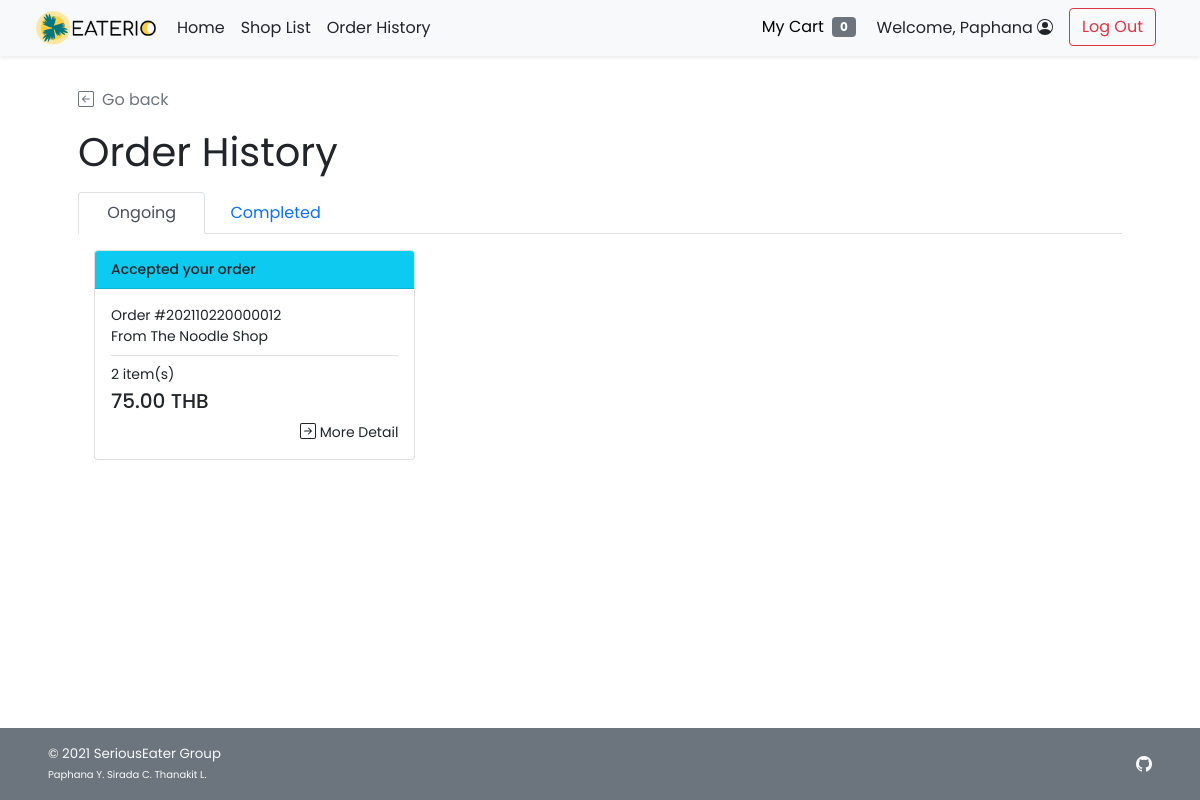
/cust_order_history.php (signed in), run on the app's committed database.
### tables this page shows
CREATE TABLE `order_header` (
  `orh_id` int(11) NOT NULL,
  `orh_refcode` varchar(15) NOT NULL,
  `c_id` int(11) NOT NULL,
  `s_id` int(11) NOT NULL,
  `p_id` int(11) NOT NULL,
  `orh_ordertime` timestamp NOT NULL DEFAULT current_timestamp(),
  `orh_pickuptime` datetime NOT NULL,
  `orh_orderstatus` varchar(10) NOT NULL,
  `orh_finishedtime` datetime DEFAULT NULL
);

CREATE TABLE `shop` (
  `s_id` int(11) NOT NULL,
  `s_username` varchar(45) NOT NULL,
  `s_pwd` varchar(45) NOT NULL,
  `s_name` varchar(100) NOT NULL,
  `s_location` varchar(100) NOT NULL,
  `s_openhour` time NOT NULL,
  `s_closehour` time NOT NULL,
  `s_status` tinyint(4) NOT NULL DEFAULT 1 COMMENT 'Shop ready for taking an order or not (True for open, False for close)',
  `s_preorderStatus` tinyint(4) NOT NULL DEFAULT 1 COMMENT 'Shop is ready for tomorrow pre-order or not',
  `s_email` varchar(100) NOT NULL,
  `s_phoneno` varchar(45) NOT NULL,
  `s_pic` text DEFAULT NULL
);

### cust_order_history.php (the view, shortened to what this page needs)
<!DOCTYPE html>
<html lang="en">
<head>
    <?php
    include("conn_db.php");
    include('head.php');
    ?>
    <link href="css/main.css" rel="stylesheet">
    <link href="css/menu.css" rel="stylesheet">
</head>
<body class="d-flex flex-column h-100">
    <?php include('nav_header.php')?>
    <div class="container px-5 py-4" id="shop-body">
        <a class="nav nav-item text-decoration-none text-muted mb-3" href="#" onclick="history.back();">
            <i class="bi bi-arrow-left-square me-2"></i>Go back
        </a>
        <div class="mb-3 text-wrap" id="shop-header">
            <h2 class="display-6 strong fw-normal">Order History</h2>
        </div>
        <nav>
            <div class="nav nav-tabs" id="nav-tab" role="tablist">
                <button class="nav-link active px-4" id="ongoing-tab" data-bs-toggle="tab" data-bs-target="#nav-ongoing"
                    type="button" role="tab" aria-controls="nav-ongoing"
                    aria-selected="true">&nbsp;Ongoing&nbsp;</button>
                <button class="nav-link px-4" id="completed-tab" data-bs-toggle="tab" data-bs-target="#nav-completed"
                    type="button" role="tab" aria-controls="nav-completed" aria-selected="false">Completed</button>
            </div>
        </nav>
        <div class="tab-content" id="nav-tabContent">
            <div class="tab-pane fade show active p-3" id="nav-ongoing" role="tabpanel" aria-labelledby="ongoing-tab">
                <?php
                $ongoing_query = "SELECT * FROM order_header WHERE c_id = {$_SESSION['cid']} AND orh_orderstatus <> 'FNSH';";
                $ongoing_result = $mysqli -> query($ongoing_query);
                $ongoing_num = $ongoing_result -> num_rows;
                if($ongoing_num>0){
            ?>
                <div class="row row-cols-1 row-cols-md-3">
                    <?php while($og_row = $ongoing_result -> fetch_array()){ ?>
                    <div class="col">
                        <a href="cust_order_detail.php?orh_id=<?php echo $og_row["orh_id"]?>"
                            class="text-dark text-decoration-none">
                            <div class="card mb-3">
                                <?php if($og_row["orh_orderstatus"]=="ACPT"){ ?>
                                <div class="card-header bg-info text-dark justify-content-between">
                                    <small class="me-auto d-flex" style="font-weight: 500;">Accepted your order</small>
                                </div>
                                <?php }else if($og_row["orh_orderstatus"]=="PREP"){?>
                                <div class="card-header bg-warning justify-content-between">
                                    <small class="me-auto d-flex" style="font-weight: 500;">Preparing your order</small>
                                </div>
                                <?php }else if($og_row["orh_orderstatus"]=="RDPK"){?>
                                <div class="card-header bg-primary text-white justify-content-between">
                                    <small class="me-auto d-flex" style="font-weight: 500;">Your order is ready for
                                        pick-up</small>
                                </div>
                                <?php }else{?>
                                <div class="card-header bg-success text-white justify-content-between">
                                    <small class="me-auto d-flex" style="font-weight: 500;">Order Finished</small>
                                </div>
                                <?php } ?>
                                <div class="card-body">
                                    <div class="card-text row row-cols-1 small">
                                        <div class="col">Order #<?php echo $og_row["orh_refcode"];?></div>
                                        <div class="col mb-2">From
                                            <?php
                                            $shop_query = "SELECT s_name FROM shop WHERE s_id = {$og_row['s_id']};";
                                            $shop_arr = $mysqli -> query($shop_query) -> fetch_array();
                                            echo $shop_arr["s_name"];
                                        ?>
                                        </div>
                                        <?php
                                        $ord_query = "SELECT COUNT(*) AS cnt,SUM(ord_amount*ord_buyprice) AS gt FROM order_detail
                                        WHERE orh_id = {$og_row['orh_id']}";
                                        $ord_arr = $mysqli -> query($ord_query) -> fetch_array();
                                    ?>
                                        <div class="col pt-2 border-top"><?php echo $ord_arr["cnt"]?> item(s)</div>
                                        <div class="col mt-1 mb-2"><strong class="h5"><?php echo $ord_arr["gt"]?>
                                                THB</strong></div>
                                        <div class="col text-end">
                                            <a href="cust_order_detail.php?orh_id=<?php echo $og_row["orh_id"]?>"
                                                class="text-dark text-decoration-none">
                                                 More Detail
                                            </a>
                                        </div>
                                    </div>
                                </div>
                            </div>
                        </a>
                    </div>
                    <?php } ?>
                </div>
                <?php } ?>
            </div>
        </div>
    </div>
    <footer
        class="footer d-flex flex-wrap justify-content-between align-items-center px-5 py-3 mt-auto bg-secondary text-light">
        <span class="smaller-font">&copy; 2021 SeriousEater Group<br /><span class="xsmall-font">Paphana Y. Sirada C.
                Thanakit L.</span></span>
        <ul class="nav justify-content-end list-unstyled d-flex">
            <li class="ms-3"><a class="text-light" target="_blank" href="https://github.com/waterthatfrozen/EATERIO"><i
                        class="bi bi-github"></i></a></li>
        </ul>
    </footer>
</body>
</html>

### css/main.css (style rules this page uses)
body { height: 100%; padding-top: 4rem; margin-bottom: -50px; font-family: 'Poppins', 'Noto Sans Thai', sans-serif; }
a { cursor: pointer; }
.bi { vertical-align: -.125em; fill: currentColor; }
.smaller-font { font-size: smaller; }
.xsmall-font { font-size: x-small; }

### css/menu.css (style rules this page uses)
html, body { height: 100%; }

### head.php (style rules this page uses)
body { font-family: 'Noto Sans Thai', sans-serif; font-family: 'Poppins', sans-serif; }

### data on the page
order_header: orh_orderstatus "Accepted your order", orh_refcode "202110220000012", s.s_name "The Noodle Shop", cnt "2", gt "75.00"

### other printed values
$_SESSION['firstname'] "Paphana"
